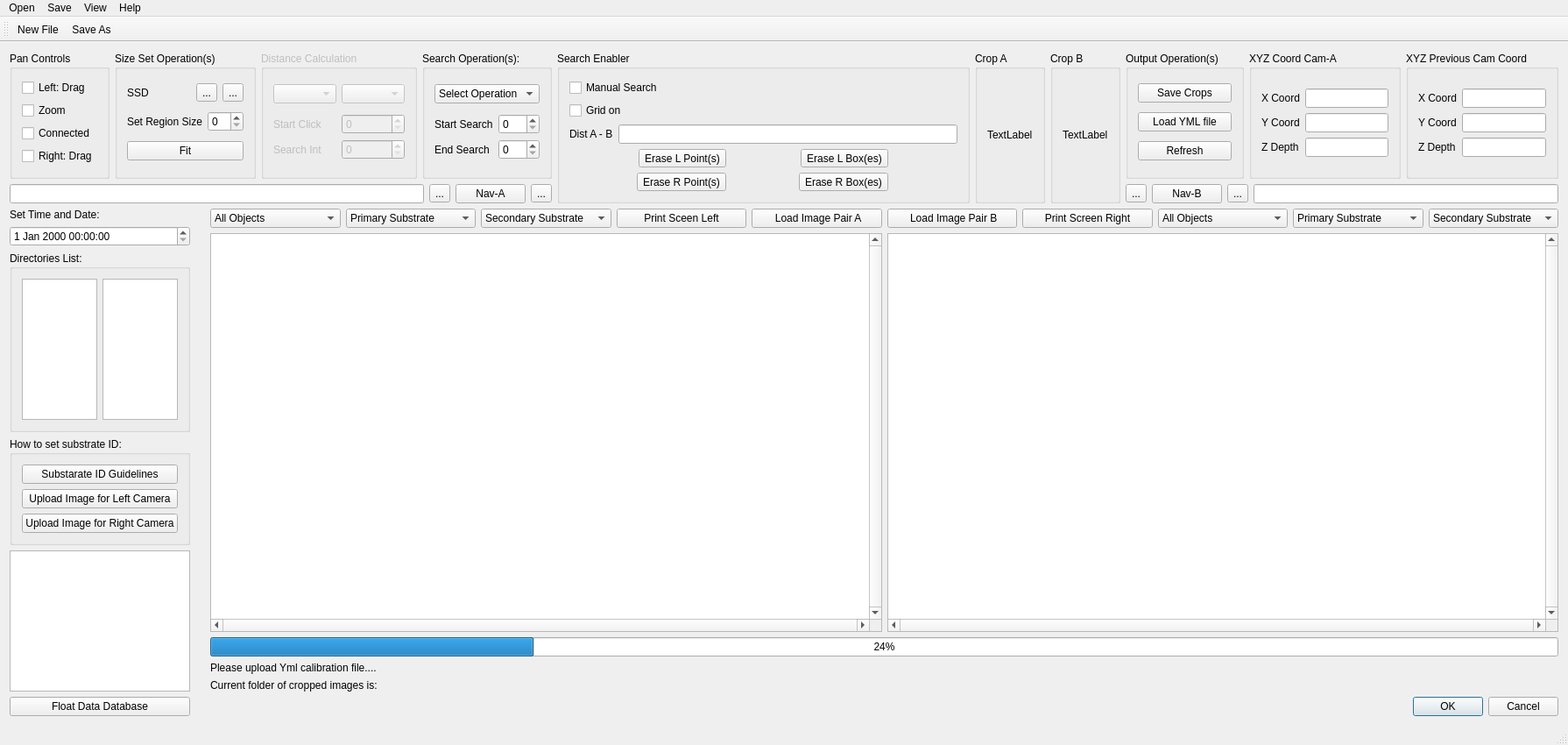
<?xml version="1.0" encoding="UTF-8"?>
<ui version="4.0">
 <class>MainWindow</class>
 <widget class="QMainWindow" name="MainWindow">
  <property name="geometry">
   <rect>
    <x>0</x>
    <y>0</y>
    <width>1790</width>
    <height>850</height>
   </rect>
  </property>
  <property name="windowTitle">
   <string>MainWindow</string>
  </property>
  <widget class="QWidget" name="centralWidget">
   <layout class="QGridLayout" name="gridLayout_12">
    <item row="0" column="3">
     <widget class="QGroupBox" name="groupBox_9">
      <property name="title">
       <string>Crop B</string>
      </property>
      <layout class="QGridLayout" name="gridLayout_11">
       <item row="0" column="0">
        <widget class="QLabel" name="labelCroppedB">
         <property name="text">
          <string>TextLabel</string>
         </property>
        </widget>
       </item>
      </layout>
     </widget>
    </item>
    <item row="0" column="4">
     <layout class="QVBoxLayout" name="verticalLayout_9">
      <item>
       <layout class="QHBoxLayout" name="horizontalLayout_13">
        <item>
         <widget class="QGroupBox" name="groupBox_3">
          <property name="title">
           <string>Output Operation(s)</string>
          </property>
          <layout class="QGridLayout" name="gridLayout_8">
           <item row="1" column="0">
            <widget class="QPushButton" name="loadYMLFile">
             <property name="text">
              <string>Load YML file</string>
             </property>
            </widget>
           </item>
           <item row="0" column="0">
            <widget class="QPushButton" name="saveCropsImgsBtn">
             <property name="text">
              <string>Save Crops</string>
             </property>
            </widget>
           </item>
           <item row="2" column="0">
            <widget class="QPushButton" name="refreshBtn">
             <property name="text">
              <string>Refresh</string>
             </property>
            </widget>
           </item>
          </layout>
         </widget>
        </item>
        <item>
         <widget class="QGroupBox" name="groupBox_2">
          <property name="title">
           <string>XYZ Coord Cam-A</string>
          </property>
          <layout class="QGridLayout" name="gridLayout_6">
           <item row="0" column="0">
            <layout class="QHBoxLayout" name="horizontalLayout_2">
             <item>
              <layout class="QVBoxLayout" name="verticalLayout_2">
               <item>
                <widget class="QLabel" name="label_2">
                 <property name="text">
                  <string>X Coord</string>
                 </property>
                </widget>
               </item>
               <item>
                <widget class="QLabel" name="label_3">
                 <property name="text">
                  <string>Y Coord</string>
                 </property>
                </widget>
               </item>
               <item>
                <widget class="QLabel" name="label_4">
                 <property name="text">
                  <string>Z Depth</string>
                 </property>
                </widget>
               </item>
              </layout>
             </item>
             <item>
              <layout class="QVBoxLayout" name="verticalLayout">
               <item>
                <widget class="QLineEdit" name="leftCoordX"/>
               </item>
               <item>
                <widget class="QLineEdit" name="leftCoordY"/>
               </item>
               <item>
                <widget class="QLineEdit" name="leftCoordDepth"/>
               </item>
              </layout>
             </item>
            </layout>
           </item>
          </layout>
         </widget>
        </item>
        <item>
         <widget class="QGroupBox" name="groupBox_5">
          <property name="title">
           <string>XYZ Previous Cam Coord</string>
          </property>
          <layout class="QGridLayout" name="gridLayout_7">
           <item row="0" column="0">
            <layout class="QHBoxLayout" name="horizontalLayout_4">
             <item>
              <layout class="QVBoxLayout" name="verticalLayout_7">
               <item>
                <widget class="QLabel" name="label_5">
                 <property name="text">
                  <string>X Coord</string>
                 </property>
                </widget>
               </item>
               <item>
                <widget class="QLabel" name="label_6">
                 <property name="text">
                  <string>Y Coord</string>
                 </property>
                </widget>
               </item>
               <item>
                <widget class="QLabel" name="label_7">
                 <property name="text">
                  <string>Z Depth</string>
                 </property>
                </widget>
               </item>
              </layout>
             </item>
             <item>
              <layout class="QVBoxLayout" name="verticalLayout_6">
               <item>
                <widget class="QLineEdit" name="pp_ax"/>
               </item>
               <item>
                <widget class="QLineEdit" name="pp_ay"/>
               </item>
               <item>
                <widget class="QLineEdit" name="pp_az"/>
               </item>
              </layout>
             </item>
            </layout>
           </item>
          </layout>
         </widget>
        </item>
       </layout>
      </item>
      <item>
       <layout class="QHBoxLayout" name="horizontalLayout_12">
        <item>
         <widget class="QToolButton" name="leftArrowCroppedB">
          <property name="text">
           <string>...</string>
          </property>
          <property name="icon">
           <iconset resource="res/res.qrc">
            <normaloff>:/res/leftArrow.png</normaloff>:/res/leftArrow.png</iconset>
          </property>
         </widget>
        </item>
        <item>
         <widget class="QPushButton" name="imageCroppedBBtn">
          <property name="text">
           <string>Nav-B</string>
          </property>
         </widget>
        </item>
        <item>
         <widget class="QToolButton" name="rightArrowCroppedB">
          <property name="text">
           <string>...</string>
          </property>
          <property name="icon">
           <iconset resource="res/res.qrc">
            <normaloff>:/res/rightArrow.png</normaloff>:/res/rightArrow.png</iconset>
          </property>
         </widget>
        </item>
        <item>
         <widget class="QLineEdit" name="lineEditfolderB"/>
        </item>
       </layout>
      </item>
     </layout>
    </item>
    <item row="1" column="0" colspan="5">
     <layout class="QHBoxLayout" name="horizontalLayout_8" stretch="1,90">
      <item>
       <layout class="QVBoxLayout" name="verticalLayout_4">
        <item>
         <widget class="QLabel" name="label_8">
          <property name="text">
           <string>Set Time and Date:</string>
          </property>
         </widget>
        </item>
        <item>
         <widget class="QDateTimeEdit" name="dateTimeEdit"/>
        </item>
        <item>
         <widget class="QGroupBox" name="groupBox_6">
          <property name="title">
           <string>Directories List:</string>
          </property>
          <layout class="QHBoxLayout" name="horizontalLayout">
           <item>
            <widget class="QListWidget" name="listWidget"/>
           </item>
           <item>
            <widget class="QListWidget" name="listWidget_2"/>
           </item>
          </layout>
         </widget>
        </item>
        <item>
         <layout class="QVBoxLayout" name="verticalLayout_3">
          <item>
           <widget class="QGroupBox" name="groupBox_7">
            <property name="title">
             <string>How to set substrate ID:</string>
            </property>
            <layout class="QGridLayout" name="gridLayout_3">
             <item row="0" column="0">
              <widget class="QPushButton" name="substrateIDGuideBtn">
               <property name="text">
                <string>Substarate ID Guidelines</string>
               </property>
              </widget>
             </item>
             <item row="1" column="0">
              <widget class="QPushButton" name="loadFromCustomPlotA">
               <property name="text">
                <string>Upload Image for Left Camera</string>
               </property>
              </widget>
             </item>
             <item row="2" column="0">
              <widget class="QPushButton" name="loadFromCustomPlotB">
               <property name="text">
                <string>Upload Image for Right Camera</string>
               </property>
              </widget>
             </item>
            </layout>
           </widget>
          </item>
          <item>
           <widget class="QTableView" name="recordLeftTableView"/>
          </item>
          <item>
           <layout class="QHBoxLayout" name="horizontalLayout_3"/>
          </item>
          <item>
           <widget class="QPushButton" name="pushButton_3">
            <property name="text">
             <string>Float Data Database</string>
            </property>
           </widget>
          </item>
         </layout>
        </item>
       </layout>
      </item>
      <item>
       <layout class="QHBoxLayout" name="horizontalLayout_7" stretch="1,90">
        <item>
         <spacer name="horizontalSpacer">
          <property name="orientation">
           <enum>Qt::Horizontal</enum>
          </property>
          <property name="sizeHint" stdset="0">
           <size>
            <width>13</width>
            <height>14</height>
           </size>
          </property>
         </spacer>
        </item>
        <item>
         <layout class="QVBoxLayout" name="verticalLayout_5" stretch="1,90,0,0,0,0">
          <item>
           <layout class="QHBoxLayout" name="horizontalLayout_6" stretch="0,0,0,0,0,0,0,0,0,0">
            <item>
             <widget class="QComboBox" name="leftCamMenuComboBox">
              <item>
               <property name="text">
                <string>All Objects</string>
               </property>
              </item>
              <item>
               <property name="text">
                <string>Selected Object</string>
               </property>
              </item>
              <item>
               <property name="text">
                <string>No Objects</string>
               </property>
              </item>
             </widget>
            </item>
            <item>
             <widget class="QComboBox" name="primarySubComboBoxLeft">
              <item>
               <property name="text">
                <string>Primary Substrate</string>
               </property>
              </item>
              <item>
               <property name="text">
                <string>Rock</string>
               </property>
              </item>
              <item>
               <property name="text">
                <string>Boulder</string>
               </property>
              </item>
              <item>
               <property name="text">
                <string>Cobble</string>
               </property>
              </item>
              <item>
               <property name="text">
                <string>Pebble</string>
               </property>
              </item>
              <item>
               <property name="text">
                <string>Sand</string>
               </property>
              </item>
              <item>
               <property name="text">
                <string>Mud</string>
               </property>
              </item>
             </widget>
            </item>
            <item>
             <widget class="QComboBox" name="secondarySubComboBoxLeft">
              <item>
               <property name="text">
                <string>Secondary Substrate</string>
               </property>
              </item>
              <item>
               <property name="text">
                <string>Rock</string>
               </property>
              </item>
              <item>
               <property name="text">
                <string>Boulder</string>
               </property>
              </item>
              <item>
               <property name="text">
                <string>Cobble</string>
               </property>
              </item>
              <item>
               <property name="text">
                <string>Pebble</string>
               </property>
              </item>
              <item>
               <property name="text">
                <string>Sand</string>
               </property>
              </item>
              <item>
               <property name="text">
                <string>Mud</string>
               </property>
              </item>
             </widget>
            </item>
            <item>
             <widget class="QPushButton" name="addNewRecordBtn">
              <property name="text">
               <string>Print Sceen Left</string>
              </property>
             </widget>
            </item>
            <item>
             <widget class="QPushButton" name="loadPairA">
              <property name="text">
               <string> Load Image Pair A</string>
              </property>
             </widget>
            </item>
            <item>
             <widget class="QPushButton" name="loadPairB">
              <property name="text">
               <string> Load Image Pair B</string>
              </property>
             </widget>
            </item>
            <item>
             <widget class="QPushButton" name="printScreenRight">
              <property name="text">
               <string>Print Screen Right</string>
              </property>
             </widget>
            </item>
            <item>
             <widget class="QComboBox" name="rightCamMenuComboBox">
              <item>
               <property name="text">
                <string>All Objects</string>
               </property>
              </item>
              <item>
               <property name="text">
                <string>Selected Object</string>
               </property>
              </item>
              <item>
               <property name="text">
                <string>No Objects</string>
               </property>
              </item>
             </widget>
            </item>
            <item>
             <widget class="QComboBox" name="primarySubComboBoxRight">
              <item>
               <property name="text">
                <string>Primary Substrate</string>
               </property>
              </item>
              <item>
               <property name="text">
                <string>Rock</string>
               </property>
              </item>
              <item>
               <property name="text">
                <string>Boulder</string>
               </property>
              </item>
              <item>
               <property name="text">
                <string>Cobble</string>
               </property>
              </item>
              <item>
               <property name="text">
                <string>Pebble</string>
               </property>
              </item>
              <item>
               <property name="text">
                <string>Sand</string>
               </property>
              </item>
              <item>
               <property name="text">
                <string>Mud</string>
               </property>
              </item>
             </widget>
            </item>
            <item>
             <widget class="QComboBox" name="secondarySubComboBoxRight">
              <item>
               <property name="text">
                <string>Secondary Substrate</string>
               </property>
              </item>
              <item>
               <property name="text">
                <string>Rock</string>
               </property>
              </item>
              <item>
               <property name="text">
                <string>Boulder</string>
               </property>
              </item>
              <item>
               <property name="text">
                <string>Cobble</string>
               </property>
              </item>
              <item>
               <property name="text">
                <string>Pebble</string>
               </property>
              </item>
              <item>
               <property name="text">
                <string>Sand</string>
               </property>
              </item>
              <item>
               <property name="text">
                <string>Mud</string>
               </property>
              </item>
             </widget>
            </item>
           </layout>
          </item>
          <item>
           <layout class="QHBoxLayout" name="horizontalLayout_5">
            <item>
             <widget class="MGraphicsViewBothDrag" name="leftView">
              <property name="verticalScrollBarPolicy">
               <enum>Qt::ScrollBarAlwaysOn</enum>
              </property>
              <property name="horizontalScrollBarPolicy">
               <enum>Qt::ScrollBarAlwaysOn</enum>
              </property>
              <property name="dragMode">
               <enum>QGraphicsView::ScrollHandDrag</enum>
              </property>
              <property name="rubberBandSelectionMode">
               <enum>Qt::IntersectsItemShape</enum>
              </property>
             </widget>
            </item>
            <item>
             <widget class="MGraphicsViewBothDrag" name="rightView">
              <property name="verticalScrollBarPolicy">
               <enum>Qt::ScrollBarAlwaysOn</enum>
              </property>
              <property name="horizontalScrollBarPolicy">
               <enum>Qt::ScrollBarAlwaysOn</enum>
              </property>
              <property name="dragMode">
               <enum>QGraphicsView::ScrollHandDrag</enum>
              </property>
             </widget>
            </item>
           </layout>
          </item>
          <item>
           <widget class="QProgressBar" name="matchProgressBarLeft">
            <property name="value">
             <number>24</number>
            </property>
           </widget>
          </item>
          <item>
           <widget class="QLabel" name="labelYmlCamA">
            <property name="text">
             <string>Please upload Yml calibration file....</string>
            </property>
           </widget>
          </item>
          <item>
           <widget class="QLabel" name="savedCropsLabelA">
            <property name="text">
             <string>Current folder of cropped images is: </string>
            </property>
           </widget>
          </item>
          <item>
           <widget class="QDialogButtonBox" name="buttonBox">
            <property name="standardButtons">
             <set>QDialogButtonBox::Cancel|QDialogButtonBox::Ok</set>
            </property>
           </widget>
          </item>
         </layout>
        </item>
       </layout>
      </item>
     </layout>
    </item>
    <item row="0" column="2">
     <widget class="QGroupBox" name="groupBox_11">
      <property name="title">
       <string>Crop A</string>
      </property>
      <layout class="QGridLayout" name="gridLayout_10">
       <item row="0" column="0">
        <widget class="QLabel" name="labelCroppedA">
         <property name="text">
          <string>TextLabel</string>
         </property>
        </widget>
       </item>
      </layout>
     </widget>
    </item>
    <item row="0" column="0">
     <layout class="QVBoxLayout" name="verticalLayout_8">
      <item>
       <layout class="QHBoxLayout" name="horizontalLayout_14">
        <item>
         <widget class="QGroupBox" name="groupBox_10">
          <property name="title">
           <string>Pan Controls</string>
          </property>
          <layout class="QGridLayout" name="gridLayout">
           <item row="2" column="0">
            <widget class="QCheckBox" name="connectCheckBox">
             <property name="text">
              <string>Connected</string>
             </property>
            </widget>
           </item>
           <item row="3" column="0">
            <widget class="QCheckBox" name="rightSidePan">
             <property name="text">
              <string>Right: Drag</string>
             </property>
            </widget>
           </item>
           <item row="0" column="0">
            <widget class="QCheckBox" name="leftSidePan">
             <property name="text">
              <string>Left: Drag</string>
             </property>
            </widget>
           </item>
           <item row="1" column="0">
            <widget class="QCheckBox" name="zoomSelect">
             <property name="text">
              <string>Zoom</string>
             </property>
            </widget>
           </item>
          </layout>
         </widget>
        </item>
        <item>
         <widget class="QGroupBox" name="groupBox_8">
          <property name="title">
           <string>Size Set Operation(s)</string>
          </property>
          <layout class="QGridLayout" name="gridLayout_2">
           <item row="0" column="0">
            <layout class="QHBoxLayout" name="horizontalLayout_9">
             <item>
              <widget class="QLabel" name="label_9">
               <property name="text">
                <string>SSD</string>
               </property>
              </widget>
             </item>
             <item>
              <widget class="QToolButton" name="toolButton">
               <property name="text">
                <string>...</string>
               </property>
               <property name="icon">
                <iconset resource="res/res.qrc">
                 <normaloff>:/res/graph3.png</normaloff>:/res/graph3.png</iconset>
               </property>
              </widget>
             </item>
             <item>
              <widget class="QToolButton" name="cutToolBtn">
               <property name="text">
                <string>...</string>
               </property>
              </widget>
             </item>
            </layout>
           </item>
           <item row="1" column="0">
            <layout class="QHBoxLayout" name="horizontalLayout_10">
             <item>
              <widget class="QLabel" name="label_10">
               <property name="text">
                <string>Set Region Size</string>
               </property>
              </widget>
             </item>
             <item>
              <widget class="QSpinBox" name="regionSizeSpinBox"/>
             </item>
            </layout>
           </item>
           <item row="2" column="0">
            <widget class="QPushButton" name="fitBtn">
             <property name="text">
              <string>Fit</string>
             </property>
            </widget>
           </item>
          </layout>
         </widget>
        </item>
        <item>
         <widget class="QGroupBox" name="boxDistCalc">
          <property name="enabled">
           <bool>false</bool>
          </property>
          <property name="title">
           <string>Distance Calculation</string>
          </property>
          <layout class="QGridLayout" name="gridLayout_4">
           <item row="1" column="0">
            <layout class="QHBoxLayout" name="horizontalLayout_16">
             <item>
              <widget class="QComboBox" name="comboBoxColor"/>
             </item>
             <item>
              <widget class="QComboBox" name="comboBoxSize"/>
             </item>
            </layout>
           </item>
           <item row="2" column="0">
            <layout class="QHBoxLayout" name="horizontalLayout_18">
             <item>
              <layout class="QVBoxLayout" name="verticalLayout_13">
               <item>
                <widget class="QLabel" name="label_13">
                 <property name="text">
                  <string>Start Click</string>
                 </property>
                </widget>
               </item>
               <item>
                <widget class="QLabel" name="label_14">
                 <property name="text">
                  <string>Search Int</string>
                 </property>
                </widget>
               </item>
              </layout>
             </item>
             <item>
              <layout class="QVBoxLayout" name="verticalLayout_12">
               <item>
                <widget class="QSpinBox" name="threshSpinBoxLeft"/>
               </item>
               <item>
                <widget class="QSpinBox" name="threshSpinBoxRight">
                 <property name="maximum">
                  <number>99999</number>
                 </property>
                </widget>
               </item>
              </layout>
             </item>
            </layout>
           </item>
          </layout>
         </widget>
        </item>
        <item>
         <widget class="QGroupBox" name="groupBox">
          <property name="title">
           <string>Search Operation(s):</string>
          </property>
          <layout class="QGridLayout" name="gridLayout_5">
           <item row="0" column="0">
            <widget class="QComboBox" name="comboBoxImgA">
             <item>
              <property name="text">
               <string>Select Operation</string>
              </property>
             </item>
             <item>
              <property name="text">
               <string>Point</string>
              </property>
             </item>
             <item>
              <property name="text">
               <string>Area</string>
              </property>
             </item>
            </widget>
           </item>
           <item row="1" column="0">
            <layout class="QHBoxLayout" name="horizontalLayout_15">
             <item>
              <layout class="QVBoxLayout" name="verticalLayout_11">
               <item>
                <widget class="QLabel" name="label_11">
                 <property name="text">
                  <string>Start Search</string>
                 </property>
                </widget>
               </item>
               <item>
                <widget class="QLabel" name="label_12">
                 <property name="text">
                  <string>End Search</string>
                 </property>
                </widget>
               </item>
              </layout>
             </item>
             <item>
              <layout class="QVBoxLayout" name="verticalLayout_10">
               <item>
                <widget class="QSpinBox" name="xSearchStart"/>
               </item>
               <item>
                <widget class="QSpinBox" name="xSearchEnd"/>
               </item>
              </layout>
             </item>
            </layout>
           </item>
          </layout>
         </widget>
        </item>
       </layout>
      </item>
      <item>
       <layout class="QHBoxLayout" name="horizontalLayout_11">
        <item>
         <widget class="QLineEdit" name="lineEditfolderA"/>
        </item>
        <item>
         <widget class="QToolButton" name="leftArrowCroppedA">
          <property name="text">
           <string>...</string>
          </property>
          <property name="icon">
           <iconset resource="res/res.qrc">
            <normaloff>:/res/leftArrow.png</normaloff>:/res/leftArrow.png</iconset>
          </property>
         </widget>
        </item>
        <item>
         <widget class="QPushButton" name="imageCroppedABtn">
          <property name="text">
           <string>Nav-A</string>
          </property>
         </widget>
        </item>
        <item>
         <widget class="QToolButton" name="rightArrowCroppedA">
          <property name="text">
           <string>...</string>
          </property>
          <property name="icon">
           <iconset resource="res/res.qrc">
            <normaloff>:/res/rightArrow.png</normaloff>:/res/rightArrow.png</iconset>
          </property>
         </widget>
        </item>
       </layout>
      </item>
     </layout>
    </item>
    <item row="0" column="1">
     <widget class="QGroupBox" name="groupBox_12">
      <property name="title">
       <string>Search Enabler</string>
      </property>
      <layout class="QGridLayout" name="gridLayout_13">
       <item row="0" column="0">
        <layout class="QGridLayout" name="gridLayout_9">
         <item row="0" column="0">
          <widget class="QCheckBox" name="checkBoxDetectClick">
           <property name="text">
            <string>Manual Search</string>
           </property>
          </widget>
         </item>
         <item row="1" column="0">
          <widget class="QCheckBox" name="checkBoxGridShow">
           <property name="text">
            <string>Grid on</string>
           </property>
          </widget>
         </item>
         <item row="2" column="0">
          <layout class="QHBoxLayout" name="horizontalLayout_17">
           <item>
            <widget class="QLabel" name="label">
             <property name="text">
              <string>Dist A - B</string>
             </property>
            </widget>
           </item>
           <item>
            <widget class="QLineEdit" name="distAB"/>
           </item>
          </layout>
         </item>
         <item row="3" column="0">
          <layout class="QHBoxLayout" name="horizontalLayout_19">
           <item>
            <widget class="QToolButton" name="eraseLPointsBtn">
             <property name="text">
              <string>Erase L Point(s)</string>
             </property>
            </widget>
           </item>
           <item>
            <widget class="QToolButton" name="eraseLBoxesBtn">
             <property name="text">
              <string>Erase L Box(es)</string>
             </property>
            </widget>
           </item>
          </layout>
         </item>
         <item row="4" column="0">
          <layout class="QHBoxLayout" name="horizontalLayout_20">
           <item>
            <widget class="QToolButton" name="eraseRPointsBtn">
             <property name="text">
              <string>Erase R Point(s)</string>
             </property>
            </widget>
           </item>
           <item>
            <widget class="QToolButton" name="eraseRBoxesBtn">
             <property name="text">
              <string>Erase R Box(es)</string>
             </property>
            </widget>
           </item>
          </layout>
         </item>
        </layout>
       </item>
      </layout>
     </widget>
    </item>
   </layout>
  </widget>
  <widget class="QMenuBar" name="menuBar">
   <property name="geometry">
    <rect>
     <x>0</x>
     <y>0</y>
     <width>1790</width>
     <height>22</height>
    </rect>
   </property>
   <widget class="QMenu" name="menuOpen">
    <property name="title">
     <string>Open</string>
    </property>
    <addaction name="actionNew_File"/>
    <addaction name="actionClose"/>
   </widget>
   <widget class="QMenu" name="menuSave">
    <property name="title">
     <string>Save</string>
    </property>
    <addaction name="actionSave_As"/>
    <addaction name="Extract_csv_file"/>
   </widget>
   <widget class="QMenu" name="menuView">
    <property name="title">
     <string>View</string>
    </property>
    <addaction name="actionFit"/>
   </widget>
   <widget class="QMenu" name="menuHelp">
    <property name="title">
     <string>Help</string>
    </property>
    <addaction name="actionHelp"/>
   </widget>
   <addaction name="menuOpen"/>
   <addaction name="menuSave"/>
   <addaction name="menuView"/>
   <addaction name="menuHelp"/>
  </widget>
  <widget class="QToolBar" name="mainToolBar">
   <attribute name="toolBarArea">
    <enum>TopToolBarArea</enum>
   </attribute>
   <attribute name="toolBarBreak">
    <bool>false</bool>
   </attribute>
   <addaction name="actionNew_File"/>
   <addaction name="actionSave_As"/>
  </widget>
  <widget class="QStatusBar" name="statusBar"/>
  <action name="actionClose">
   <property name="icon">
    <iconset resource="res/res.qrc">
     <normaloff>:/res/close2.png</normaloff>:/res/close2.png</iconset>
   </property>
   <property name="text">
    <string>Close</string>
   </property>
   <property name="shortcut">
    <string>Ctrl+Q</string>
   </property>
  </action>
  <action name="actionNew_File">
   <property name="icon">
    <iconset resource="res/res.qrc">
     <normaloff>:/res/new_file2.png</normaloff>:/res/new_file2.png</iconset>
   </property>
   <property name="text">
    <string>New File</string>
   </property>
   <property name="shortcut">
    <string>Ctrl+N</string>
   </property>
  </action>
  <action name="actionSave_As">
   <property name="icon">
    <iconset resource="res/res.qrc">
     <normaloff>:/res/openfile.png</normaloff>:/res/openfile.png</iconset>
   </property>
   <property name="text">
    <string>Save As</string>
   </property>
   <property name="toolTip">
    <string>Open</string>
   </property>
   <property name="shortcut">
    <string>Ctrl+S</string>
   </property>
  </action>
  <action name="Extract_csv_file">
   <property name="icon">
    <iconset resource="res/res.qrc">
     <normaloff>:/res/save.png</normaloff>:/res/save.png</iconset>
   </property>
   <property name="text">
    <string>Extract txt file</string>
   </property>
   <property name="toolTip">
    <string>Extract txt file</string>
   </property>
   <property name="shortcut">
    <string>Ctrl+P</string>
   </property>
  </action>
  <action name="actionFit">
   <property name="icon">
    <iconset resource="res/res.qrc">
     <normaloff>:/res/graph4.png</normaloff>:/res/graph4.png</iconset>
   </property>
   <property name="text">
    <string>Fit</string>
   </property>
   <property name="shortcut">
    <string>Ctrl+F</string>
   </property>
  </action>
  <action name="actionHelp">
   <property name="text">
    <string>Help</string>
   </property>
   <property name="shortcut">
    <string>Ctrl+H</string>
   </property>
  </action>
 </widget>
 <layoutdefault spacing="6" margin="11"/>
 <customwidgets>
  <customwidget>
   <class>MGraphicsViewBothDrag</class>
   <extends>QGraphicsView</extends>
   <header>graphicsviewbothdrag.h</header>
  </customwidget>
 </customwidgets>
 <resources>
  <include location="res/res.qrc"/>
 </resources>
 <connections/>
</ui>
